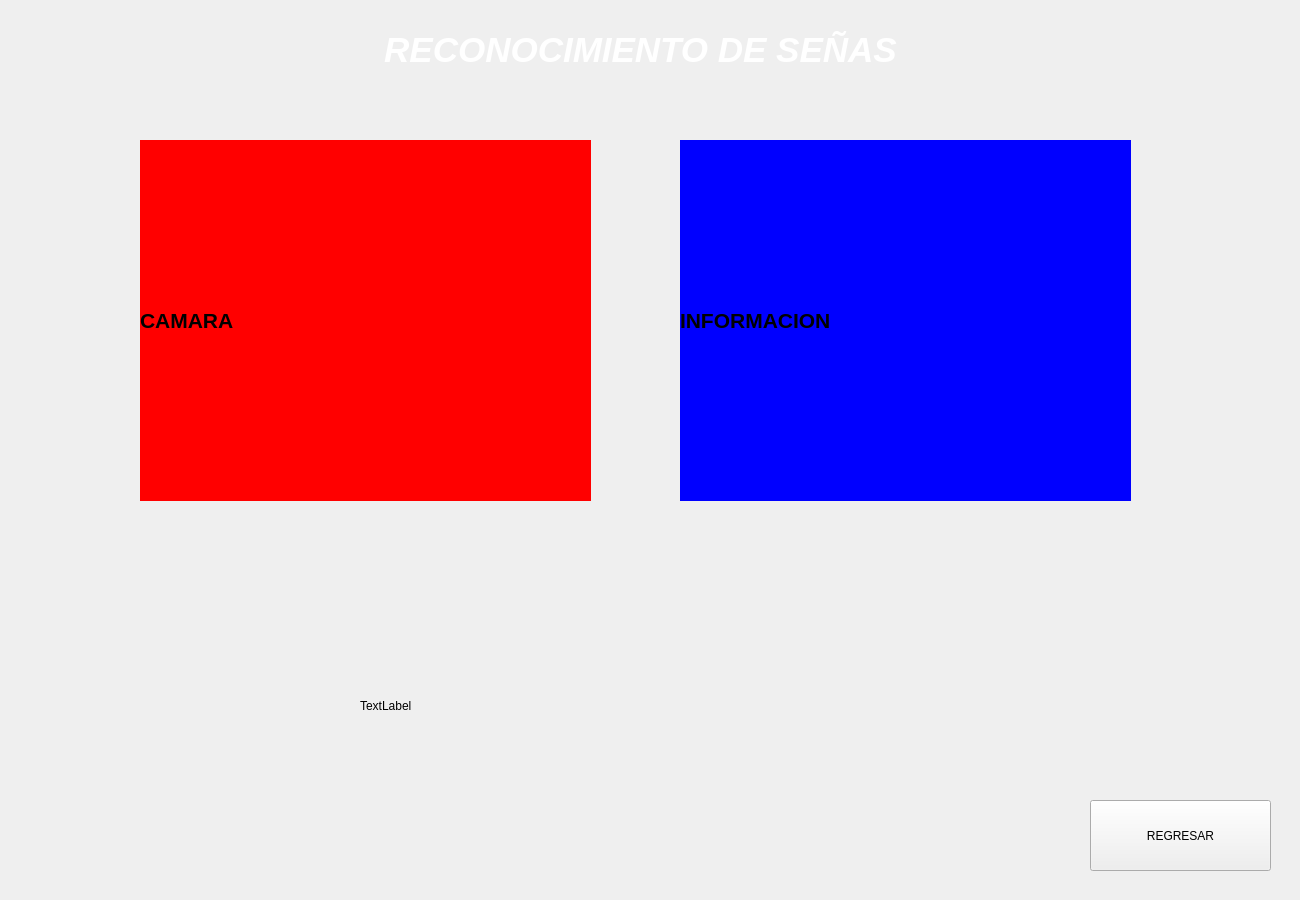
<?xml version="1.0" encoding="UTF-8"?>
<ui version="4.0">
 <class>Form</class>
 <widget class="QWidget" name="Form">
  <property name="geometry">
   <rect>
    <x>0</x>
    <y>0</y>
    <width>1300</width>
    <height>900</height>
   </rect>
  </property>
  <property name="windowTitle">
   <string>SEÑAS</string>
  </property>
  <property name="windowIcon">
   <iconset resource="../resources.qrc">
    <normaloff>:/iconos/SENAS.png</normaloff>:/iconos/SENAS.png</iconset>
  </property>
  <widget class="QLabel" name="label">
   <property name="geometry">
    <rect>
     <x>360</x>
     <y>10</y>
     <width>561</width>
     <height>81</height>
    </rect>
   </property>
   <property name="text">
    <string>&lt;html&gt;&lt;head/&gt;&lt;body&gt;&lt;p align=&quot;center&quot;&gt;&lt;span style=&quot; font-size:26pt; font-weight:700; font-style:italic; color:#ffffff;&quot;&gt;RECONOCIMIENTO DE SEÑAS&lt;/span&gt;&lt;/p&gt;&lt;/body&gt;&lt;/html&gt;</string>
   </property>
   <property name="alignment">
    <set>Qt::AlignmentFlag::AlignCenter</set>
   </property>
  </widget>
  <widget class="QLabel" name="label_2">
   <property name="geometry">
    <rect>
     <x>360</x>
     <y>540</y>
     <width>571</width>
     <height>331</height>
    </rect>
   </property>
   <property name="styleSheet">
    <string notr="true">border-image: url(:/iconos/lenguaje.jpg);</string>
   </property>
   <property name="text">
    <string>TextLabel</string>
   </property>
  </widget>
  <widget class="QLabel" name="label_3">
   <property name="geometry">
    <rect>
     <x>140</x>
     <y>140</y>
     <width>451</width>
     <height>361</height>
    </rect>
   </property>
   <property name="styleSheet">
    <string notr="true">background-color: rgb(255, 0, 0);</string>
   </property>
   <property name="text">
    <string>&lt;html&gt;&lt;head/&gt;&lt;body&gt;&lt;p&gt;&lt;span style=&quot; font-size:16pt; font-weight:700;&quot;&gt;CAMARA&lt;/span&gt;&lt;/p&gt;&lt;/body&gt;&lt;/html&gt;</string>
   </property>
  </widget>
  <widget class="QLabel" name="label_4">
   <property name="geometry">
    <rect>
     <x>680</x>
     <y>140</y>
     <width>451</width>
     <height>361</height>
    </rect>
   </property>
   <property name="styleSheet">
    <string notr="true">background-color: rgb(0, 0, 255);</string>
   </property>
   <property name="text">
    <string>&lt;html&gt;&lt;head/&gt;&lt;body&gt;&lt;p&gt;&lt;span style=&quot; font-size:16pt; font-weight:700;&quot;&gt;INFORMACION&lt;/span&gt;&lt;/p&gt;&lt;/body&gt;&lt;/html&gt;</string>
   </property>
  </widget>
  <widget class="QPushButton" name="pushButton">
   <property name="geometry">
    <rect>
     <x>1090</x>
     <y>800</y>
     <width>181</width>
     <height>71</height>
    </rect>
   </property>
   <property name="text">
    <string>REGRESAR</string>
   </property>
  </widget>
 </widget>
 <resources>
  <include location="../resources.qrc"/>
 </resources>
 <connections/>
</ui>
